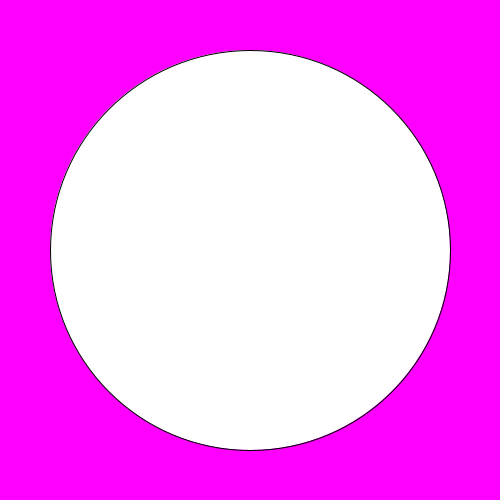
Frame 1 (no input)
Frame 60 (the mouse pressed at the canvas centre just before this capture): identical to frame 1, image omitted
Frame 120 (the mouse held since frame 60 and released just before this capture): identical to frame 1, image omitted

The Processing sketch that drew this single still picture (run headless with seeded random() and noise(); from frame 60 on, the mouse is pressed at the canvas centre):

// Processing sketch: slippery_dot
// ── slippery_dot.pde
 // create three integer variables to  
    //    represent the x, y, and the size of the ellipse
    
    int cowsmakeicecream=250;
    int goatseathay=250;
    int whyyoubullyme=400;
    void setup() {
      //set the size of your sketch
    size(500,500);
    }
    
    void draw() {
      //set the background color of your sketch
      background(255,0,255);
      //draw an ellipse. Make sure it fits in the window.
      //use the variables created in step 4 in place of the numbers
      //   in your ellipse
    ellipse(cowsmakeicecream,goatseathay,whyyoubullyme,whyyoubullyme);
    }
    
    void mousePressed() {
      //6a. create an integer variable called distance
      //6b. use the getDistance method to initialize your varible
      //    use the mouse's x and y and the x and y of your ellipse 
     
      //print the distance variable
    
      
      //8a. make an if statement to check if the distance variable
      //   is within the size of the ellipse
      
        //8b.  set the x and y of the ellipse to a random location on the window
       
      
    }
    
    int getDistance(int x1, int y1, int x2, int y2) {
      return (int)Math.sqrt(Math.pow((x1-x2),2) + Math.pow((y1-y2),2));
    }
